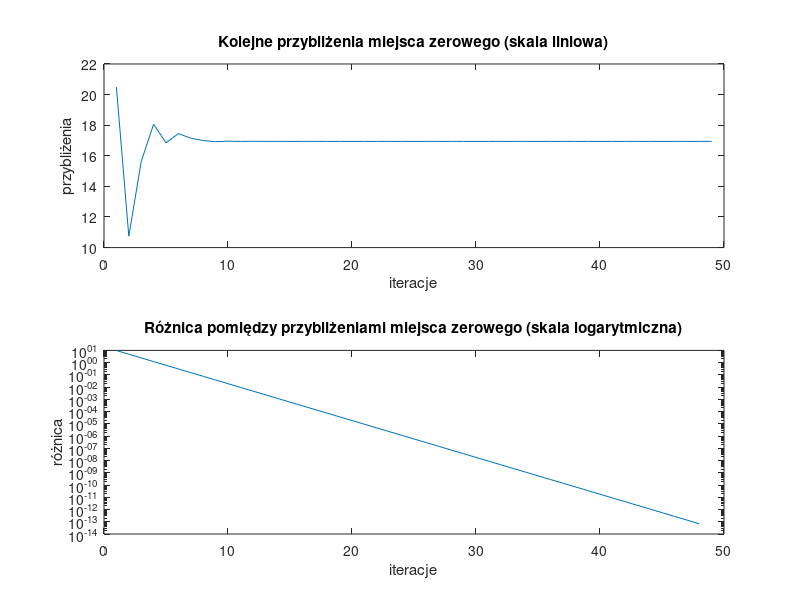

Write MATLAB code to recreate this figure.
function [xvec,xdif,xsolution,ysolution,iterations] = velocity_bisection()
% Wyznacza miejsce zerowe funkcji velocity_difference metodą bisekcji.
% xvec - wektor z kolejnymi przybliżeniami miejsca zerowego, gdzie xvec(1)= (a+b)/2
% xdif - wektor różnic kolejnych przybliżeń miejsca zerowego
%   xdif(i) = abs(xvec(i+1)-xvec(i));
% xsolution - obliczone miejsce zerowe
% ysolution - wartość funkcji velocity_difference wyznaczona dla t=xsolution
% iterations - liczba iteracji wykonana w celu wyznaczenia xsolution

a = 1; % lewa granica przedziału poszukiwań miejsca zerowego
b = 40; % prawa granica przedziału poszukiwań miejsca zerowego
ytolerance = 1e-12; % tolerancja wartości funkcji w przybliżonym miejscu zerowym.
% Warunek abs(f1(xsolution))<ytolerance określa jak blisko zera ma znaleźć
% się wartość funkcji w obliczonym miejscu zerowym funkcji f1(), aby obliczenia
% zostały zakończone.
max_iterations = 1000; % maksymalna liczba iteracji wykonana przez alg. bisekcji

fa = velocity_difference(a);
fb = velocity_difference(b);

xvec = [];
xdif = [];
xsolution = Inf;
ysolution = Inf;
iterations = max_iterations;

for ii=1:max_iterations
    c = (a+b)/2;
    xvec(ii,1) = c;
    fc = velocity_difference(c);
    if(abs(fc)<ytolerance)
        xsolution = c;
        ysolution = fc;
        iterations = ii;
        break
    elseif (fa*fc) < 0
        b = c;
        fb = fc;
    else
        a = c;
        fa = fc;
    end
end

for i=1:iterations-1
    xdif(i,1) = abs(xvec(i+1)-xvec(i));
end

figure;
subplot(2,1,1);
plot(1:iterations, xvec);
title('Kolejne przybliżenia miejsca zerowego (skala liniowa)');
xlabel('iteracje');
ylabel('przybliżenia');

subplot(2,1,2);
semilogy(1:iterations-1, xdif);
title('Różnica pomiędzy przybliżeniami miejsca zerowego (skala logarytmiczna)');
xlabel('iteracje');
ylabel('różnica');

end

function velocity_delta = velocity_difference (t)
% Tutaj wklej definicję funkcji zdefiniowanej w zadaniu 4.
if t <= 0
    msg = 'Time should be more or equal to 0';
    error(msg);
else
    u = 2000;
    m0 = 150000;
    q = 2700;
    g = 1.622;
    
    v = u*log(m0/(m0-(q*t)))-(g*t);
    M = 700;
    velocity_delta = v - M;
end

end